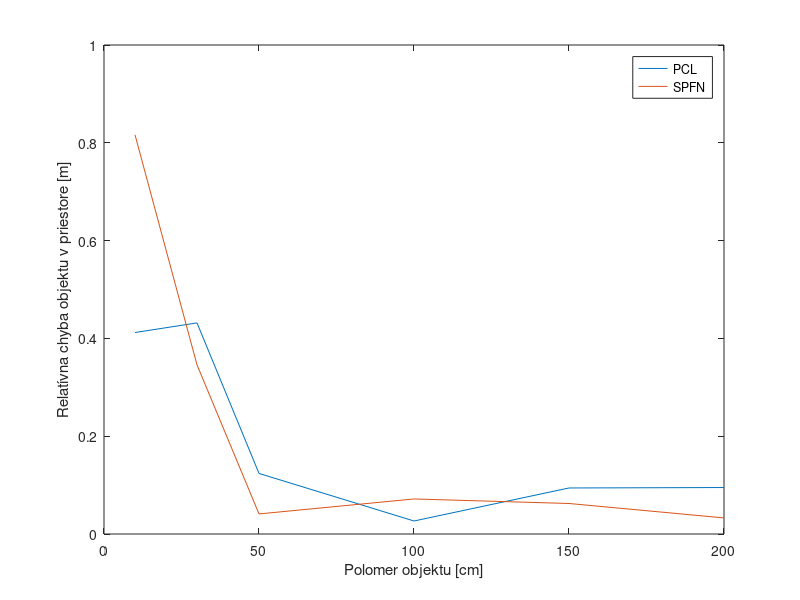
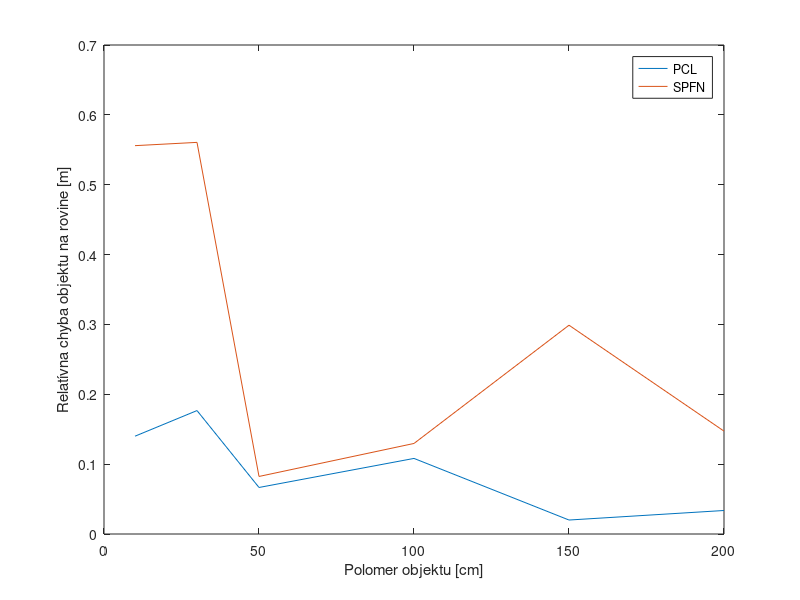

These charts were generated, in order, by the following MATLAB code:
% Real point
close all
clear
clc
real_point = [0, 0, 1];  % Replace with the real point coordinates
approx_point_spfn = [-0.0622 0.0351 1.8132;
                0.0550 -0.0145 1.5530;
                -0.0232 -0.0106 1.345;
                0.0407 -0.0122 1.559;
                0.0163 0.0149 1.0346;
                0.0015 0.0032 1.0823;
                0.0235 -0.0011 1.0677;
                -0.0131 0.0218 1.1271;
                0.0047 0.0141 1.0606;
                0.0322 0.0053 1.2971;
                -0.0093 0.0182 1.0258;
                -0.0815 0.0906 1.0827];
approx_point_pcl =[ 0.0000  0.0002 1.412
                -0.0016   -0.0014    1.14 ;
                 -0.0014   -0.0034    1.4317 ;
                0.0242   -0.1120    1.1345 ;
                -0.0257   -0.0135    0.8796 ;
                -0.0073    0.0008    1.0662;
                0.0026    0.0084    0.9749 ;
                0.0417    0.0082    1.0995 ;
                -0.0065   -0.0043    1.0938;
                0.0002   -0.0003    0.9800;
                -0.0089    0.0292    0.910 ;
                0.0092   -0.0131    0.9704 ];
% Approximated point
% approx_point = [0.0322, 0.0053, 129.71];  % Replace with the approximation coordinates


my_error_spfn = zeros(size(approx_point_spfn));
my_error_pcl = zeros(size(approx_point_spfn));

% Coordinates of point 1
x1 = 0;
y1 = 0;
z1 = 1;
for i=1:size(approx_point_spfn)

% Coordinates of point 2
x2 = approx_point_pcl(i,1);
y2 = approx_point_pcl(i,2);
z2 = approx_point_pcl(i,3);

% Calculate distance between the two points
my_error_pcl(i) = sqrt((x2 - x1)^2 + (y2 - y1)^2 + (z2 - z1)^2);

% Coordinates of point 2
x2 = approx_point_spfn(i,1);
y2 = approx_point_spfn(i,2);
z2 = approx_point_spfn(i,3);

% Calculate distance between the two points
my_error_spfn(i) = sqrt((x2 - x1)^2 + (y2 - y1)^2 + (z2 - z1)^2);

end 


x = [10 30 50 100 150 200];

c = 1:2:11;
z = 2:2:12;
plot(x, my_error_pcl(c),x, my_error_spfn(c));
hold on
xlim([0 200])
xlabel('Polomer objektu [cm]')
ylabel('Relatívna chyba objektu v priestore [m]')
legend("PCL","SPFN")
figure 
plot(x, my_error_pcl(z),x, my_error_spfn(z));
hold on
xlim([0 200])
xlabel('Polomer objektu [cm]')
ylabel('Relatívna chyba objektu na rovine [m]')
legend("PCL","SPFN")
